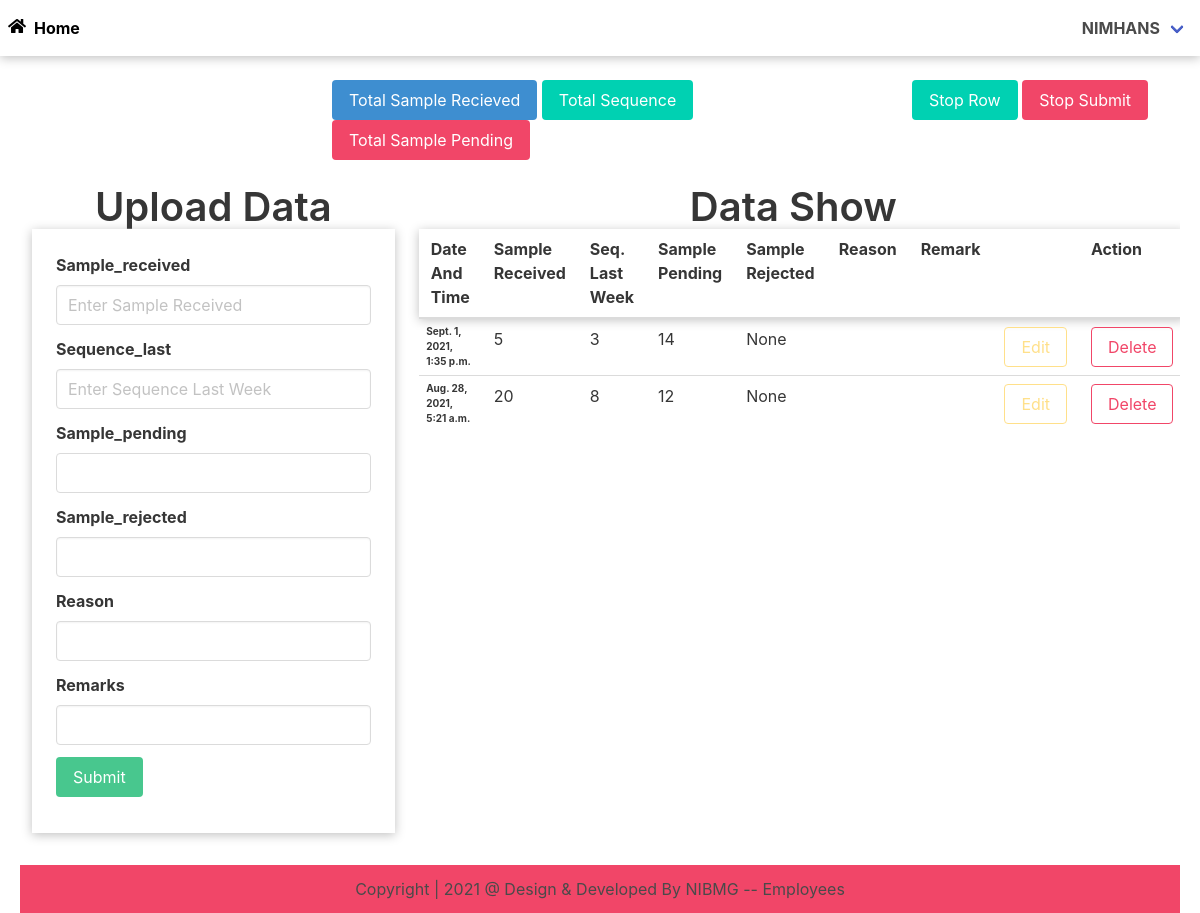
Screenshot of /accounts/profile/ (signed in) with the database file from the repository.
### app/models.py (models this page shows, shortened)
class Data(models.Model):
    user = models.ForeignKey(User, verbose_name="username", on_delete=models.CASCADE, null=True, blank=True)
    Sample_received = models.IntegerField()
    Sequence_last = models.IntegerField()
    Sample_pending = models.IntegerField(null=True, blank=True)
    Sample_rejected = models.IntegerField(null=True, blank=True)
    Reason = models.CharField(max_length=200, blank=True)
    Remark = models.CharField(max_length=200, blank=True)
    Time = models.DateTimeField(auto_now_add=True)

### app/views.py (the view)
# urls.py: path('accounts/profile/', views.add_show, name='profile'),
@login_required()
def add_show(request):
    if request.method == 'POST':
        form = UserDataInsert(request.POST)
        if form.is_valid():
            usr = request.user
            d = Data.objects.filter(user=request.user).order_by('-id')
            for m in d:
                print(m.id, m.user, m.Sample_pending)
            if d.exists():
                p = Data.objects.filter(user=request.user).order_by('-id')
                print(p)
                for i in p:
                    print(i.user)
                    l = i.Sample_pending
                    Sample_received = form.cleaned_data['Sample_received']
                    Sequence_last = form.cleaned_data['Sequence_last']
                    Sample_pending = l + Sample_received - Sequence_last
                    Sample_rejected = form.cleaned_data['Sample_rejected']
                    Reason = form.cleaned_data['Reason']
                    Remark = form.cleaned_data['Remark']
                    reg = Data(user=usr, Sample_received=Sample_received, Sequence_last=Sequence_last,
                               Sample_pending=Sample_pending, Sample_rejected=Sample_rejected,
                               Reason=Reason, Remark=Remark)
                    reg.save()
                    form = UserDataInsert()
                    messages.success(request, 'Data Saved Successfully!!!!')
                    return HttpResponseRedirect('/accounts/profile/')
            else:
                Sample_received = form.cleaned_data['Sample_received']
                Sequence_last = form.cleaned_data['Sequence_last']
                Sample_pending = Sample_received - Sequence_last
                Sample_rejected = form.cleaned_data['Sample_rejected']
                Reason = form.cleaned_data['Reason']
                Remark = form.cleaned_data['Remark']
                reg = Data(user=usr, Sample_received=Sample_received, Sequence_last=Sequence_last,
                           Sample_pending=Sample_pending, Sample_rejected=Sample_rejected,
                           Reason=Reason, Remark=Remark)
                reg.save()
                form = UserDataInsert()
                messages.success(request, 'Data Saved Successfully!!!!')
                return HttpResponseRedirect('/accounts/profile/')
    else:
        form = UserDataInsert()
    data = Data.objects.filter(user=request.user).order_by('-id')
    return render(request, 'app/profile.html', {'form': form, 'data': data})

### app/forms.py
class UserDataInsert(forms.ModelForm):
    class Meta:
        model = Data
        fields = ['Sample_received', 'Sequence_last', 'Sample_pending', 'Sample_rejected', 'Reason', 'Remark']
        widgets = {
            'Sample_received': forms.TextInput(attrs={'class': 'input', 'placeholder': 'Enter Sample Received',
                                                      'id': 'sample_received'}),
            'Sequence_last': forms.TextInput(attrs={'class': 'input', 'placeholder': 'Enter Sequence Last Week',
                                                    'id': 'sequence'}),
            'Sample_pending': forms.TextInput(attrs={'class': 'input', 'readonly': 'readonly', 'id': 'pending'}),
            'Sample_rejected': forms.TextInput(attrs={'class': 'input'}),
            'Reason': forms.TextInput(attrs={'class': 'input'}),
            'Remark': forms.TextInput(attrs={'class': 'input'}),
        }

### app/templates/app/profile.html (shortened to what this page needs)
{% extends 'app/base.html' %}
{% load static %}
{% block content %}
<div class="columns">
  <div class="column is-3"></div>
  <div class="column is-6 is-float-right" style="margin-left:10px;">
    <h3 id="totSampRec" class="button is-info">Total Sample Recieved </h3>
    <h3 id="totSequence" class="button is-primary">Total Sequence </h3>
    <h3 id="totPending" class="button is-danger">Total Sample Pending </h3>
  </div>
  <div class="column is-3">
    <button type="button" class="button  is-primary start" onclick="myStopRow()">Stop Row</button>
    <button type="button" class="button is-danger stop" onclick="myStopSubmit()">Stop Submit</button>
  </div>
</div>
<div class="columns">
  <div class="column is-4">
    <center>
      <h4 class="title is-2 is-center">Upload Data</h4>
    </center>
    <form action="" method="post" novalidate class="shadow p-5 box-shadow-y">
      <div class="field">
        <label for="" class="label">Sample_received</label>
        <div class="control">
          {{form.Sample_received}}
        </div>
      </div>
      <div class="field">
        <label for="" class="label">Sequence_last</label>
        <div class="control">
          {{form.Sequence_last}}
        </div>
      </div>
      <div class="field">
        <label for="" jAutoCalc="{sample_received} - {sequence}- {sampleid}" class="label">Sample_pending</label>
        <div class="control">
          {{form.Sample_pending}}
        </div>
      </div>
      <div class="field">
        <label for="" class="label">Sample_rejected</label>
        <div class="control">
          {{form.Sample_rejected}}
        </div>
      </div>
      <div class="field">
        <label for="" class="label">Reason</label>
        <div class="control">
          {{form.Reason}}
        </div>
      </div>
      <div class="field">
        <label for="" class="label">Remarks</label>
        <div class="control">
          {{form.Remark}}
        </div>
      </div>
      <div class="col-2 mt-3">
        <button type="submit" id="Submit" class="button is-success mb-3" onclick="myFunction()">Submit</button>
      </div>
    </form>
  </div>
  <div class="column is-8 table-container is-fluid">
    <center>
      <h1 class="title is-2 is-center">Data Show</h1>
    </center>
    <table class="table is-hoverable" id="tables">
      <thead class="box-shadow-y">
        <tr>
          <th scope="col">Date And Time</th>
          <th scope="col">Sample Received</th>
          <th scope="col">Seq. Last Week</th>
          <th scope="col">Sample Pending</th>
          <th scope="col">Sample Rejected</th>
          <th scope="col">Reason</th>
          <th scope="col">Remark</th>
          <th scope="col"></th>
          <th scope="col">Action</th>
        </tr>
      </thead>
      <tbody>
        {% for d in data %}
        <tr>
          <th scope="row" style="font-size:10px;">{{d.Time}}</th>
          <td id="secret">{{d.Sample_received}}</td>
          <td id="seq">{{d.Sequence_last}}</td>
          <td id="sampleid">{{d.Sample_pending}}</td>
          <td id="samrej">{{d.Sample_rejected}}</td>
          <td>{{d.Reason}}</td>
          <td>{{d.Remark}}</td>
          <td><a class="button is-warning is-outlined" type="button" id="edit{{forloop.revcounter}}"
              href="{% url 'update' d.id %}" onclick="myEdit()">Edit</a></td>
          <td><a class="button is-danger is-outlined" href="{% url 'deleted' d.id %}">Delete</a></td>
        </tr>
        {% endfor %}
      </tbody>
    </table>
  </div>
</div>
{% endblock content %}

### app/templates/app/base.html (shortened to what this page needs)
<!DOCTYPE html>
{% load static %}
<html lang="en">
<head>
  <link rel="stylesheet" href="{% static 'app/css/bulma.min.css' %}">
  <link rel="stylesheet" href="{% static 'app/css/my.css' %}">
  <link rel="stylesheet" href="https://cdnjs.cloudflare.com/ajax/libs/font-awesome/5.15.4/css/all.min.css"
 />
</head>
<body>
  <nav class="navbar is-fixed-top box-shadow-y">
    <div class="navbar-brand toggler">
      <a class="navbar-item has-text-weight-bold has-text-black is-link" href="{% url 'home' %}">
        <i class="fas fa-home icon" style="margin-top:10px;"></i>Home
      </a>
    </div>
    <div id="navbarid" class="navbar-menu">
      <div class="navbar-end">
        <div class="navbar-item has-dropdown is-hoverable">
          {% if request.user.is_authenticated %}
          <a class="navbar-link is-danger is-right" href="{% url 'profile' %}">
            <strong>{{user}}</strong>
          </a>
          {% endif %}
        </div>
      </div>
    </div>
  </nav>
  <div class="container is-fluid" style="margin-top:80px;">
    {% block content %}
    {% endblock content %}
  </div>
  <footer>
    <div class="container is-fluid is-mobile pt-5" style="margin-top:20px;">
      <div class="columns">
        <div class="column is-12 has-background-danger has-text-centered">
          <h4 class="text is-2 is-center"> Copyright | 2021 @ Design & Developed By NIBMG --
            Employees</h4>
        </div>
      </div>
    </div>
  </footer>
</body>
</html>

### app/static/app/css/my.css (style rules this page uses)
.icon { height:30px; width:30px; vertical-align:baseline; display:inline-flex; justify-content:center; align-item:center; }
.box-shadow-y { box-shadow: 0px 2px 10px rgba(0, 0, 0, 0.25) }

### rows the page displays
Data: Time "Sept. 1, 2021, 1:35 p.m.", Sample_received "5", Sequence_last "3", Sample_pending "14", Sample_rejected "None"
Data: Time "Aug. 28, 2021, 5:21 a.m.", Sample_received "20", Sequence_last "8", Sample_pending "12", Sample_rejected "None"

### other values shown
{{ user }} "NIMHANS"
